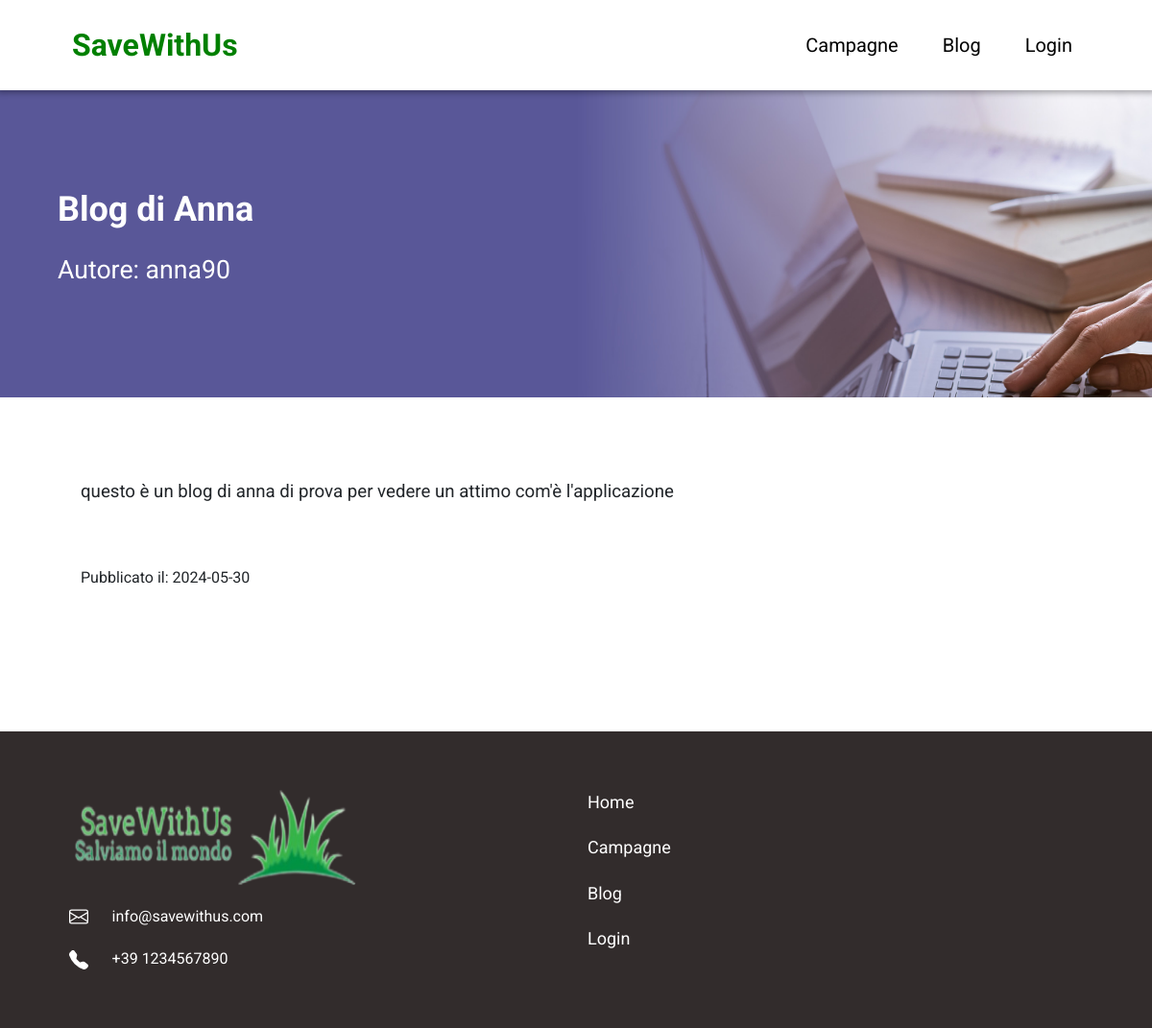
/blog.php?id=3, run on an earlier commit of the app's database.
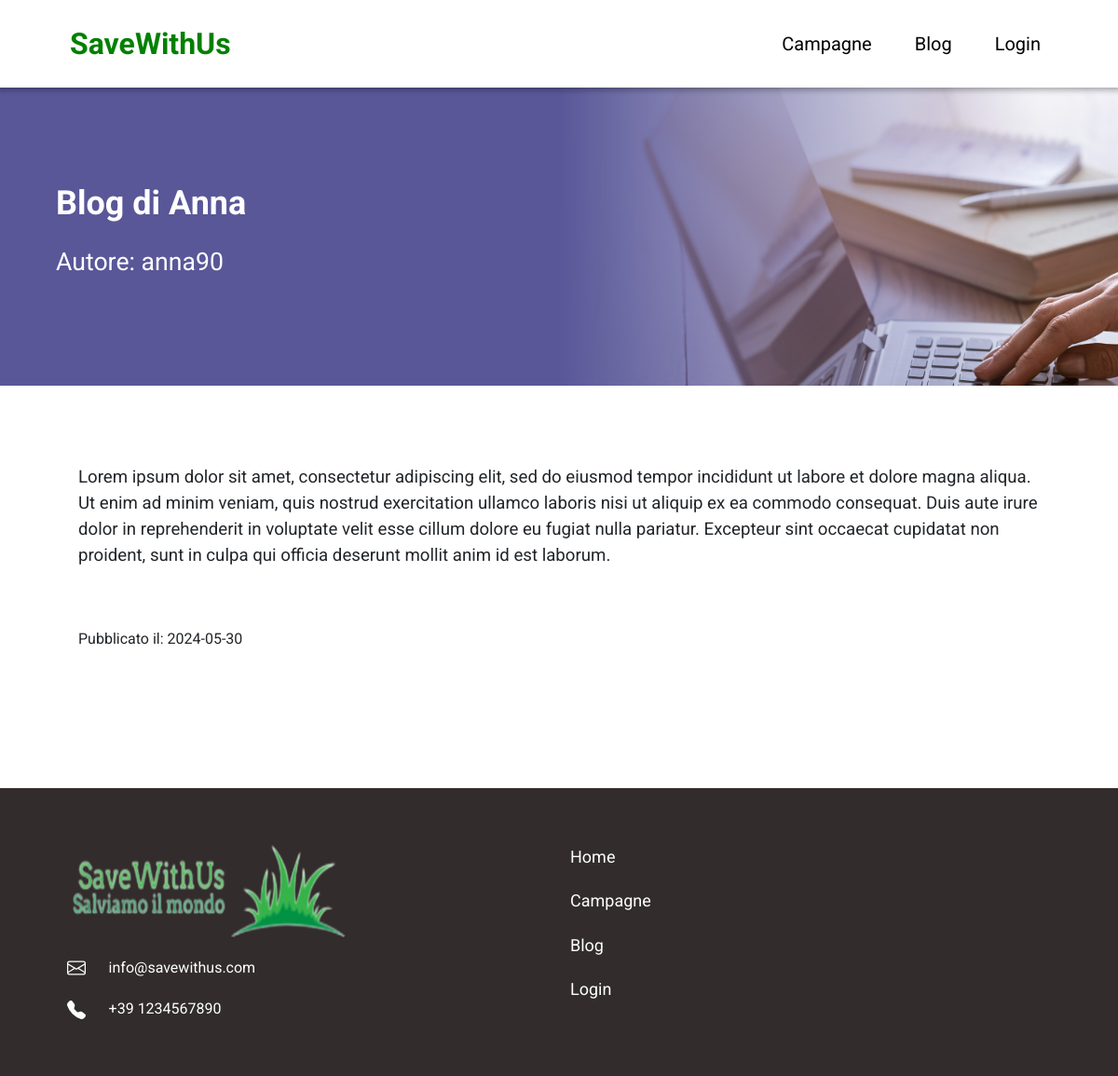
And on a later commit of the database.
### tables this page shows
CREATE TABLE `blog` (
  `id_blog` int(11) NOT NULL,
  `titolo` varchar(50) NOT NULL,
  `testo` varchar(700) NOT NULL,
  `created` date NOT NULL,
  `stato` int(11) NOT NULL,
  `autore` int(11) NOT NULL
);

CREATE TABLE `utenti` (
  `id_user` int(11) NOT NULL,
  `nome` varchar(20) NOT NULL,
  `cognome` varchar(20) NOT NULL,
  `email` varchar(40) NOT NULL,
  `num_tel` char(13) NOT NULL,
  `username` varchar(10) NOT NULL,
  `password` char(60) NOT NULL,
  `created` datetime NOT NULL
);

### blog.php (the view, shortened to what this page needs)
<?php
include("./functions.php");
include("./db.php");
$idblog = $_GET["id"];
$sql = "SELECT blog.id_blog, blog.titolo, blog.testo, blog.created, blog.stato, blog.autore, utenti.id_user, utenti.username FROM utenti join blog on utenti.id_user=blog.autore WHERE blog.id_blog=".$idblog;
$ris = $conn->query($sql);
if($ris->num_rows > 0){
    $row = $ris->fetch_assoc();
}else{
    header("location: blogs.php");
}
?>
<!DOCTYPE html>
<html lang="en">
<head>
    <link rel="stylesheet" href="./style/style.css">
    <link rel="stylesheet" href="./style/blog.css">
    <link rel="stylesheet" href="./style/blogid.css">
    <link href="https://cdn.jsdelivr.net/npm/bootstrap@5.3.3/dist/css/bootstrap.min.css" rel="stylesheet">
</head>
<body>
    <?php include "navbar.php" ?>
    <div class="banner">
        <p class="title"><?= $row['titolo'] ?></p>
        <p class="autore">Autore: <?= $row['username'] ?></p>
    </div>
    <div class="content-txt">
        <p class="content"><?= $row['testo']?></p><br><br>
        <p >
            Pubblicato il: <?= $row['created']?>
        </p>
    </div>
    <?php include "footer.php" ?>
</body>
</html>

What changed in the data, as far as the page shows it:
changed blog "Blog di Anna": testo "questo è un blog di anna di prova per vedere un attimo com'è l'applicazione" → "Lorem ipsum dolor sit amet, consectetur adipiscing elit, sed do eiusmod tempor incididunt ut labore et dolore magna aliqua. Ut enim ad minim veniam, quis nostrud exercitation ullamco laboris nisi ut aliquip ex ea commodo consequat. Duis aute irure dolor in reprehenderit in voluptate velit esse cillum dolore eu fugiat nulla pariatur. Excepteur sint occaecat cupidatat non proident, sunt in culpa qui officia deserunt mollit anim id est laborum."
